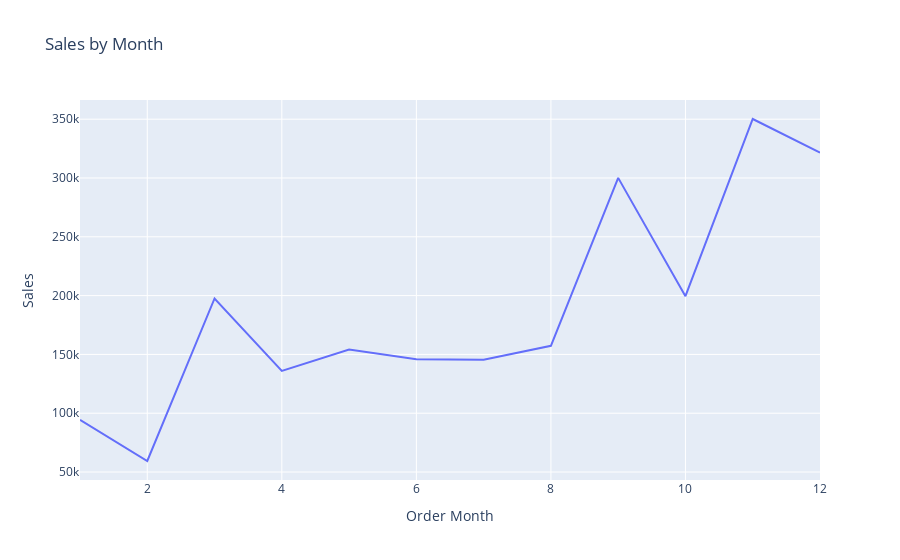

The cell this chart's notebook holds for it:
### Code cell
# Sales per month

sales_by_month = df.groupby('Order Month')['Sales'].sum().reset_index()

fig = px.line(sales_by_month,
              x='Order Month',
              y='Sales',
              title='Sales by Month')
fig.show()

### Figure 1 — Plotly figure (JSON) as saved in the notebook; plotly's stock layout.template omitted (floating-point values rounded to 4 significant figures)
{"data": [{"hovertemplate": "Order Month=%{x}<br>Sales=%{y}<extra></extra>", "legendgroup": "", "line": {"color": "#636efa", "dash": "solid"}, "marker": {"symbol": "circle"}, "mode": "lines", "name": "", "orientation": "v", "showlegend": false, "type": "scatter", "x": [1, 2, 3, 4, 5, 6, 7, 8, 9, 10, 11, 12], "xaxis": "x", "y": [94290.0, 59370.0, 197600.0, 136000.0, 154100.0, 145800.0, 145500.0, 157300.0, 300100.0, 199500.0, 350200.0, 321500.0], "yaxis": "y"}], "layout": {"legend": {"tracegroupgap": 0}, "title": {"text": "Sales by Month"}, "xaxis": {"anchor": "y", "domain": [0, 1], "title": {"text": "Order Month"}}, "yaxis": {"anchor": "x", "domain": [0, 1], "title": {"text": "Sales"}}}}
